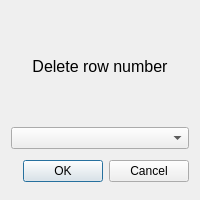
<?xml version="1.0" encoding="UTF-8"?>
<ui version="4.0">
 <class>DeleteDialog</class>
 <widget class="QDialog" name="DeleteDialog">
  <property name="geometry">
   <rect>
    <x>0</x>
    <y>0</y>
    <width>200</width>
    <height>200</height>
   </rect>
  </property>
  <property name="maximumSize">
   <size>
    <width>200</width>
    <height>200</height>
   </size>
  </property>
  <property name="windowTitle">
   <string>Dialog</string>
  </property>
  <layout class="QVBoxLayout" name="verticalLayout">
   <item>
    <widget class="QLabel" name="confirmation">
     <property name="maximumSize">
      <size>
       <width>200</width>
       <height>100</height>
      </size>
     </property>
     <property name="font">
      <font>
       <pointsize>12</pointsize>
      </font>
     </property>
     <property name="text">
      <string>Delete row number</string>
     </property>
     <property name="alignment">
      <set>Qt::AlignCenter</set>
     </property>
    </widget>
   </item>
   <item>
    <widget class="QComboBox" name="delete_combo"/>
   </item>
   <item>
    <widget class="QDialogButtonBox" name="buttonBox">
     <property name="orientation">
      <enum>Qt::Horizontal</enum>
     </property>
     <property name="standardButtons">
      <set>QDialogButtonBox::Cancel|QDialogButtonBox::Ok</set>
     </property>
    </widget>
   </item>
  </layout>
 </widget>
 <resources/>
 <connections>
  <connection>
   <sender>buttonBox</sender>
   <signal>accepted()</signal>
   <receiver>DeleteDialog</receiver>
   <slot>accept()</slot>
   <hints>
    <hint type="sourcelabel">
     <x>248</x>
     <y>254</y>
    </hint>
    <hint type="destinationlabel">
     <x>157</x>
     <y>274</y>
    </hint>
   </hints>
  </connection>
  <connection>
   <sender>buttonBox</sender>
   <signal>rejected()</signal>
   <receiver>DeleteDialog</receiver>
   <slot>reject()</slot>
   <hints>
    <hint type="sourcelabel">
     <x>316</x>
     <y>260</y>
    </hint>
    <hint type="destinationlabel">
     <x>286</x>
     <y>274</y>
    </hint>
   </hints>
  </connection>
 </connections>
</ui>
